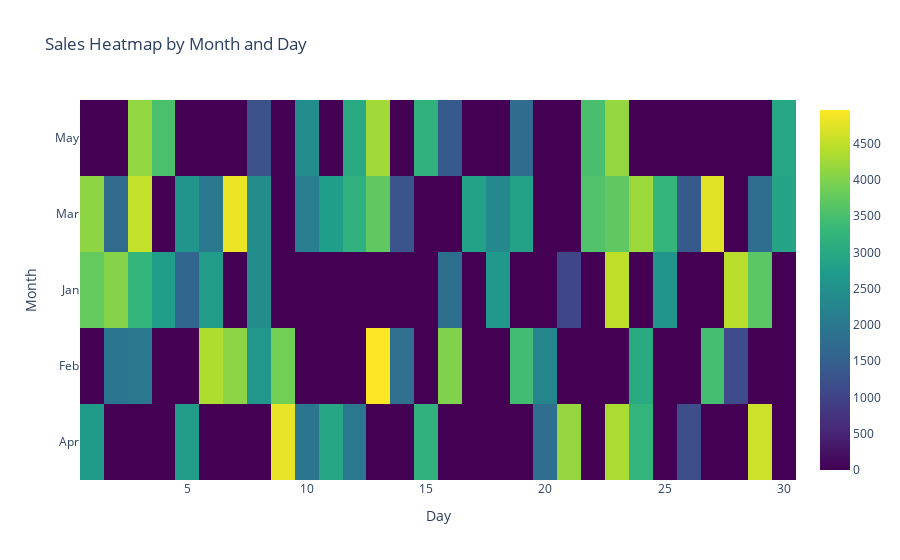

Write notebook code for a chart like this one.
### Markdown cell above
### 3. Using the sales data, generate a heatmap to visualize the variation in sales across different months and days.

```python
np.random.seed(20)
data = {
    'Month': np.random.choice(['Jan', 'Feb', 'Mar', 'Apr', 'May'], 100),
    'Day': np.random.choice(range(1, 31), 100),
    'Sales': np.random.randint(1000, 5000, 100)
}
df = pd.DataFrame(data)
```

### Code cell
import plotly.graph_objects as go
import pandas as pd
import numpy as np

# Define the DataFrame `df` using the data provided in the query
np.random.seed(20)
data = {
    'Month': np.random.choice(['Jan', 'Feb', 'Mar', 'Apr', 'May'], 100),
    'Day': np.random.choice(range(1, 31), 100),
    'Sales': np.random.randint(1000, 5000, 100)
}
df = pd.DataFrame(data)

# Create the pivot table
pivot_table = df.pivot_table(index='Month', columns='Day', values='Sales', fill_value=0)

# Create the heatmap
fig = go.Figure(data=go.Heatmap(
    z=pivot_table.values,
    x=pivot_table.columns,
    y=pivot_table.index,
    colorscale='Viridis',  # You can choose a different colorscale if you prefer
))

# Set the title and axis labels
fig.update_layout(
    title='Sales Heatmap by Month and Day',
    xaxis_title='Day',
    yaxis_title='Month'
)

# Display the heatmap
fig.show()

### Figure 1 — Plotly figure (JSON) as saved in the notebook; plotly's stock layout.template omitted (floating-point values rounded to 4 significant figures; data arrays with more than 128 entries replaced by an {"elided": "..."} marker saying what was removed)
{"data": [{"colorscale": [[0, "#440154"], [0.1111, "#482878"], [0.2222, "#3e4989"], [0.3333, "#31688e"], [0.4444, "#26828e"], [0.5556, "#1f9e89"], [0.6667, "#35b779"], [0.7778, "#6ece58"], [0.8889, "#b5de2b"], [1, "#fde725"]], "type": "heatmap", "x": [1, 2, 3, 4, 5, 6, 7, 8, 9, 10, 11, 12, 13, 14, 15, 16, 17, 18, 19, 20, 21, 22, 23, 24, 25, 26, 27, 28, 29, 30], "y": ["Apr", "Feb", "Jan", "Mar", "May"], "z": {"elided": "5x30 float values"}}], "layout": {"title": {"text": "Sales Heatmap by Month and Day"}, "xaxis": {"title": {"text": "Day"}}, "yaxis": {"title": {"text": "Month"}}}}
